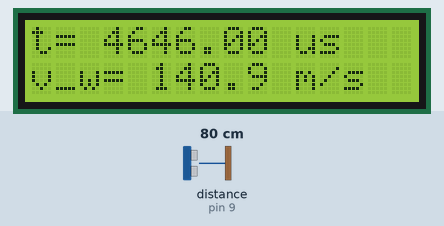
A sketch run on a simulated Arduino Uno, built with avr-gcc and run on an emulated ATmega328P. On the bench: 16×2 character LCD. Wiring (inferred from the names in the program): ultrasonic range finder: trigger pin 8; echo pin 9. The inputs (shaded band) are chosen by the test bench; at power-on: distance to the obstacle (sensor on pin 9) 80 cm. The echo pulse lasts 58.3 µs per cm.

Above: at 3.2 s.
3.3 s: distance to the obstacle (sensor on pin 9) set to 2 cm
At 5.8 s:
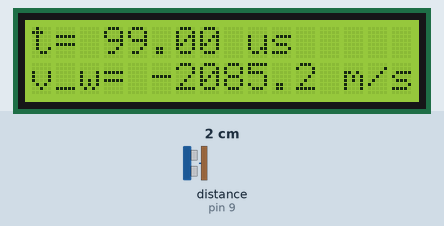
6.6 s: distance to the obstacle (sensor on pin 9) set to 4 cm
At 7.9 s:
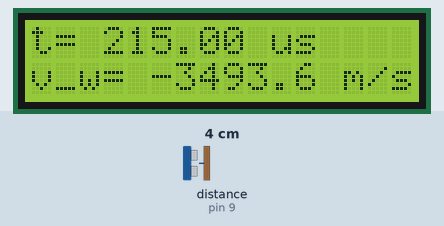
8.6 s: distance to the obstacle (sensor on pin 9) set to 9 cm
At 12.1 s:
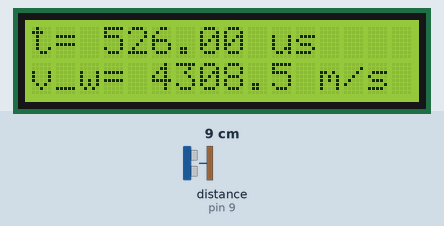
Timing chart, 0 to 13.6 s (numbered marks = the images above; inputs shaded):
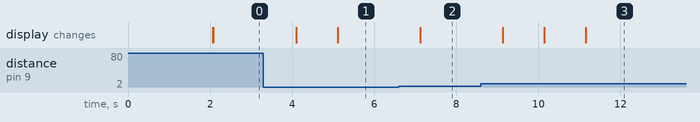

The sketch:

velocidade_sonora_agua.ino
```cpp
#define pino_trigger 8
#define pino_echo 9
#define contraste 6

#include <LiquidCrystal.h>
// inicializa a biblioteca com os números dos pinos de interface
const int rs = 12, en = 11, d4 = 5, d5 = 4, d6 = 3, d7 = 2;
LiquidCrystal lcd(rs, en, d4, d5, d6, d7);

//Variaveis
// Velocidade do som (20ºC)
// float velAr = 344.0;          //valor teorico
float velAr = 362.0;          // valor experimental

// frequencia: 40,000 Hz
// comprimento de onda = velocidade do som / frequencia
// p/ v=344, λ=8.6mm      ||    p/ v=362, λ=9.0mm

float alturaAr_CM = 7.0;    // meio comprimento de onda
float alturaAgua_CM = 30.0;
float tempo;
float velAgua;

void setup() {
  // Inicializamos a comunicacao com o display lcd
  lcd.begin(16, 2);
  pinMode(pino_trigger, OUTPUT); //PINO DE TRIGGER
  pinMode(pino_echo, INPUT); // SINAL DE ECO
  analogWrite(contraste, 110);

  lcd.print("  VELOC. DO SOM ");
  lcd.setCursor(0, 1);
  lcd.print("     NA AGUA    ");
  delay(2000);
  lcd.clear();
}

void loop()
{
  digitalWrite(pino_trigger, LOW);
  delayMicroseconds(2);
  digitalWrite(pino_trigger, HIGH);
  delayMicroseconds(10);
  digitalWrite(pino_trigger, LOW);
  // o tempo sera registrado em microssegundos
  tempo = pulseIn(pino_echo, HIGH);
  velAgua = float (2 * alturaAgua_CM * velAr) / ((velAr * tempo * 0.0001) - (2 * alturaAr_CM));

  lcd.clear();
  lcd.setCursor(0, 0);
  lcd.print("t= ");
  lcd.print(tempo);
  lcd.print(" us");

  lcd.setCursor(0, 1);
  lcd.print("v_w= ");
  lcd.print(velAgua, 1);
  lcd.print(" m/s");
  delay(1000);
}
```

Measured:
- after the input at 3.3 s, the display: first changes after 0.80 s (image 1 shows a later state)
- after the input at 6.6 s, the display: changes after 0.52 s (image 2)
- after the input at 8.6 s, the display: first changes after 0.54 s (image 3 shows a later state)
